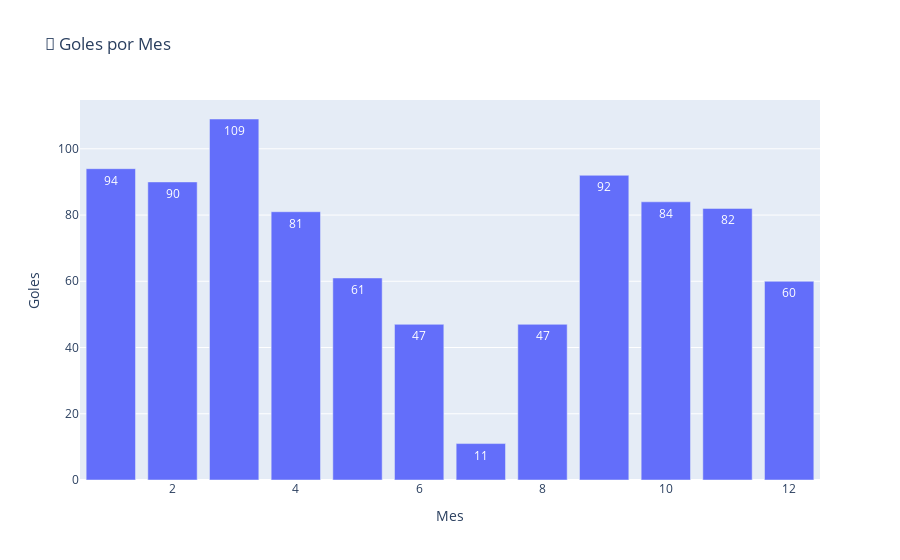

Notebook cell for this chart:
### Code cell
# Goles por mes (tendencia estacional)

query = """
SELECT
  MONTH(`Date`) AS Month,
  SUM(`Goals`) AS Total_Goals
FROM messi_career_data
GROUP BY MONTH(`Date`)
ORDER BY Month;
"""

df = pd.read_sql(query, engine)

fig = px.bar(df, x="Month", y="Total_Goals",
             title="📅 Goles por Mes",
             labels={"Month": "Mes", "Total_Goals": "Goles"},
             text_auto=True)
fig.update_layout(yaxis_title="Goles", xaxis_title="Mes")
fig.show()

### Figure 1 — Plotly figure (JSON) as saved in the notebook; plotly's stock layout.template omitted (floating-point values rounded to 4 significant figures)
{"data": [{"alignmentgroup": "True", "hovertemplate": "Mes=%{x}<br>Goles=%{y}<extra></extra>", "legendgroup": "", "marker": {"color": "#636efa", "pattern": {"shape": ""}}, "name": "", "offsetgroup": "", "orientation": "v", "showlegend": false, "textposition": "auto", "texttemplate": "%{y}", "type": "bar", "x": [1, 2, 3, 4, 5, 6, 7, 8, 9, 10, 11, 12], "xaxis": "x", "y": [94, 90, 109, 81, 61, 47, 11, 47, 92, 84, 82, 60], "yaxis": "y"}], "layout": {"barmode": "relative", "legend": {"tracegroupgap": 0}, "title": {"text": "📅 Goles por Mes"}, "xaxis": {"anchor": "y", "domain": [0, 1], "title": {"text": "Mes"}}, "yaxis": {"anchor": "x", "domain": [0, 1], "title": {"text": "Goles"}}}}
